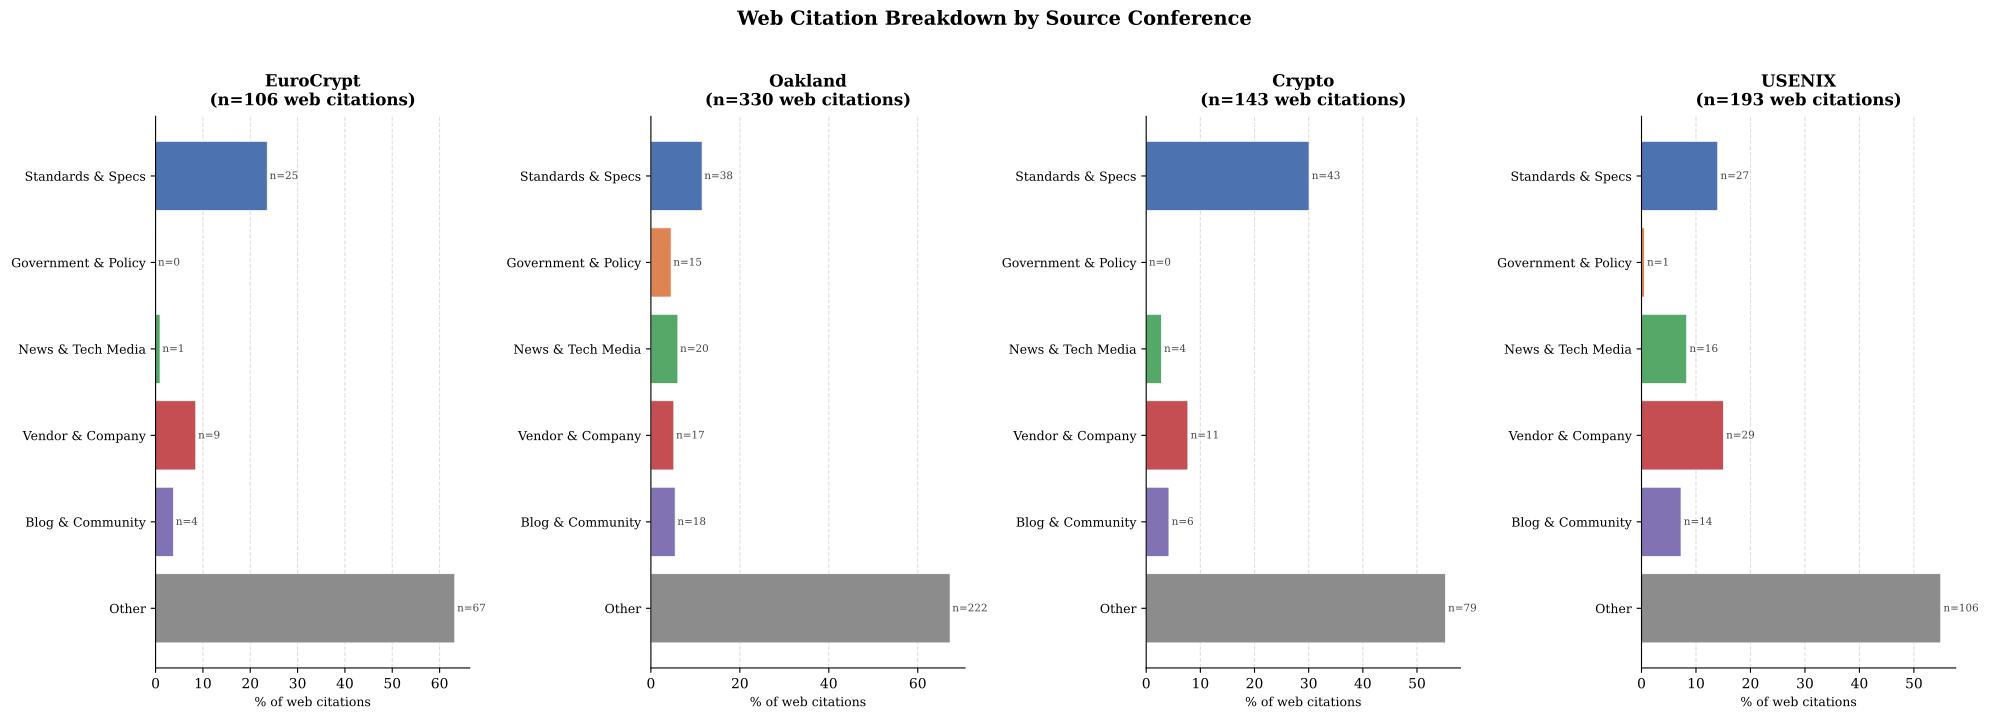

The Python source for this figure:
import csv
import io
import sys
from collections import Counter, defaultdict
from pathlib import Path
import matplotlib.pyplot as plt
import matplotlib.backends.backend_pdf as pdf_backend

# ----------------------------
# Configuration
# ----------------------------

INPUT_FILES = {
    "EuroCrypt": "EuroCrypt_citations_matched.csv",
    "Oakland":   "Oakland_citations_matched.csv",
    "Crypto":    "Crypto_citations_matched.csv",
    "USENIX":    "USENIX_citations_matched.csv",
}

# Keyword lists matched against lowercased raw_reference.
# Order matters: first match wins.
CATEGORIES = {
    "Standards & Specs": [
        "rfc ", "rfc-", "rfc:", " rfc ",
        "ietf", "internet-draft", "datatracker",
        "request for comments", "rfc-editor",
        "w3c", "iso/", "fips",
        "csrc.nist.gov", "nist.gov",
        "whitepaper", "white paper",
        "docs.zkproof", "specification",
    ],
    "Government & Policy": [
        "white house", "executive order",
        "department of", "ministry of",
        "u.s. government", "us government",
        "congress", "house of representatives", "senate",
        "federal register",
        "government accountability office", " gao",
        " doj", "department of justice",
        " dhs", "department of homeland security",
        " cisa", " nsa", " cia",
        "icrc.org",
        "commission", "regulation",
    ],
    "News & Tech Media": [
        "reuters", "bbc", "guardian", "new york times", "nytimes.com",
        "washington post", "wsj", "wall street journal",
        "bloomberg", "financial times", "ft.com",
        "cnn", "fox news", "npr",
        "associated press", "ap news", "politico", "axios",
        "the verge", "wired.com", "arstechnica.com", "ars technica",
        "techcrunch", "engadget", "vice", "forbes",
    ],
    "Vendor & Company": [
        "aws.amazon", "docs.aws", "amazon.com",
        "cloud.google", "google cloud",
        "azure.microsoft", "microsoft.com",
        "apple.com",
        "signal.org",
        "noiseprotocol.org",
        "zoom.us",
        "bridgefy",
        "sagemath",
    ],
    "Blog & Community": [
        "medium.com", "substack",
        "twitter.com",
        "github.io", "sites.google.com",
        "bitcointalk.org",
        "hackmd.io",
        "web.archive.org", "archive.today",
        "keccak.team",
        "blog.",
        ".blog",
        " blog",
    ],
}

ALL_CATEGORIES = list(CATEGORIES.keys()) + ["Other"]

CATEGORY_COLORS = {
    "Standards & Specs":   "#4C72B0",
    "Government & Policy": "#DD8452",
    "News & Tech Media":   "#55A868",
    "Vendor & Company":    "#C44E52",
    "Blog & Community":    "#8172B3",
    "Other":               "#8C8C8C",
}

AWARENESS_COLORS = {
    "1": "#4C72B0",
    "2": "#DD8452",
    "3": "#55A868",
    "4": "#C44E52",
}

plt.rcParams.update({
    "font.size": 10,
    "axes.titlesize": 12,
    "axes.labelsize": 10,
    "font.family": "serif",
    "pdf.fonttype": 42,
    "ps.fonttype": 42,
})

# ----------------------------
# Classification
# ----------------------------

def classify_web_ref(raw_reference: str) -> str:
    c = raw_reference.lower()
    for category, keywords in CATEGORIES.items():
        if any(kw in c for kw in keywords):
            return category
    return "Other"

# ----------------------------
# Data loading
# ----------------------------

def read_csv(path: str) -> list[dict]:
    raw = Path(path).read_bytes().replace(b"\x00", b"")
    text = raw.decode("utf-8", errors="replace")
    return list(csv.DictReader(io.StringIO(text), escapechar="\\"))


def load_web_counts(filepath: str) -> Counter:
    counts = Counter()
    for r in read_csv(filepath):
        if r.get("venue_matched") == "web":
            counts[classify_web_ref(r.get("raw_reference", ""))] += 1
    return counts


def load_web_by_awareness(filepath: str) -> dict:
    counts = defaultdict(Counter)
    for r in read_csv(filepath):
        if r.get("venue_matched") != "web":
            continue
        level = r.get("app_awareness", "").strip()
        if level not in ("1", "2", "3", "4"):
            continue
        counts[level][classify_web_ref(r.get("raw_reference", ""))] += 1
    return counts

# ----------------------------
# Plot helpers
# ----------------------------

def plot_web_bars(ax, counts: Counter, title: str):
    values = [counts.get(cat, 0) for cat in ALL_CATEGORIES]
    total = sum(values) or 1
    pcts = [100 * v / total for v in values]
    colors = [CATEGORY_COLORS[cat] for cat in ALL_CATEGORIES]

    bars = ax.barh(range(len(ALL_CATEGORIES)), pcts,
                   color=colors, edgecolor='white', linewidth=0.5)
    ax.set_yticks(range(len(ALL_CATEGORIES)))
    ax.set_yticklabels(ALL_CATEGORIES, fontsize=9)
    ax.invert_yaxis()
    ax.set_xlabel("% of web citations", fontsize=9)
    ax.set_title(title, fontsize=12, fontweight='bold', pad=8)
    ax.spines['top'].set_visible(False)
    ax.spines['right'].set_visible(False)
    ax.xaxis.grid(True, linestyle='--', alpha=0.4)
    ax.set_axisbelow(True)

    for bar, val in zip(bars, values):
        ax.text(bar.get_width() + 0.5,
                bar.get_y() + bar.get_height() / 2,
                f"n={val}", va='center', fontsize=7.5, color='#444444')


def make_awareness_page(pdf, source_venue: str, counts_by_level: dict):
    levels = ["1", "2", "3", "4"]
    fig, axes = plt.subplots(2, 2, figsize=(14, 10))
    axes = axes.flatten()

    fig.suptitle(
        f"{source_venue} — Web Citation Breakdown by Application Awareness Level",
        fontsize=13, fontweight='bold', y=1.01,
    )

    for ax, level in zip(axes, levels):
        counter = counts_by_level.get(level, Counter())
        total = sum(counter.values())

        if total == 0:
            ax.text(0.5, 0.5, f"No web citations for level {level}",
                    ha='center', va='center', transform=ax.transAxes)
            ax.set_title(f"Level {level}", fontsize=11)
            continue

        values = [counter.get(cat, 0) for cat in ALL_CATEGORIES]
        pcts = [100 * v / total for v in values]
        colors = [CATEGORY_COLORS[cat] for cat in ALL_CATEGORIES]

        bars = ax.barh(range(len(ALL_CATEGORIES)), pcts,
                       color=colors, alpha=0.85,
                       edgecolor='white', linewidth=0.5)
        ax.set_yticks(range(len(ALL_CATEGORIES)))
        ax.set_yticklabels(ALL_CATEGORIES, fontsize=8)
        ax.invert_yaxis()
        ax.set_xlabel("% of web citations", fontsize=9)
        ax.set_title(f"Level {level}  (n={total} web citations)",
                     fontsize=11, fontweight='bold',
                     color=AWARENESS_COLORS[level])
        ax.spines['top'].set_visible(False)
        ax.spines['right'].set_visible(False)
        ax.xaxis.grid(True, linestyle='--', alpha=0.4)
        ax.set_axisbelow(True)

        for bar, val in zip(bars, values):
            ax.text(bar.get_width() + 0.5,
                    bar.get_y() + bar.get_height() / 2,
                    f"n={val}", va='center', fontsize=7, color='#444444')

    plt.tight_layout()
    pdf.savefig(fig, bbox_inches='tight')
    plt.close(fig)

# ----------------------------
# Main
# ----------------------------

def main():
    output_pdf = "web_venue_breakdown.pdf"

    all_counts = {}
    all_by_awareness = {}

    for source_venue, filepath in INPUT_FILES.items():
        print(f"Loading {source_venue}...")
        try:
            all_counts[source_venue] = load_web_counts(filepath)
            all_by_awareness[source_venue] = load_web_by_awareness(filepath)
            total = sum(all_counts[source_venue].values())
            print(f"  {total} web citations")
        except FileNotFoundError:
            print(f"  WARNING: {filepath} not found, skipping.")

    if not all_counts:
        print("No data loaded.")
        sys.exit(1)

    with pdf_backend.PdfPages(output_pdf) as pdf:

        # Page 1: one panel per source conference
        n = len(all_counts)
        fig, axes = plt.subplots(1, n, figsize=(5 * n, 7))
        if n == 1:
            axes = [axes]

        for ax, (source_venue, counts) in zip(axes, all_counts.items()):
            total = sum(counts.values())
            plot_web_bars(ax, counts, f"{source_venue}\n(n={total} web citations)")

        fig.suptitle("Web Citation Breakdown by Source Conference",
                     fontsize=14, fontweight='bold', y=1.02)
        plt.tight_layout()
        pdf.savefig(fig, bbox_inches='tight')
        plt.close(fig)

        # Page 2: combined across all conferences
        combined = Counter()
        for counts in all_counts.values():
            combined.update(counts)

        fig, ax = plt.subplots(figsize=(8, 5))
        plot_web_bars(ax, combined,
                      f"All Conferences Combined (n={sum(combined.values())} web citations)")
        plt.tight_layout()
        pdf.savefig(fig, bbox_inches='tight')
        plt.close(fig)

        # Pages 3–6: per-conference breakdown by awareness level
        for source_venue, counts_by_level in all_by_awareness.items():
            print(f"Plotting awareness breakdown for {source_venue}...")
            make_awareness_page(pdf, source_venue, counts_by_level)

        # Final page: all conferences combined by awareness level
        combined_by_level = defaultdict(Counter)
        for counts_by_level in all_by_awareness.values():
            for level, counter in counts_by_level.items():
                combined_by_level[level].update(counter)
        make_awareness_page(pdf, "All Conferences", combined_by_level)

    print(f"\nSaved to {output_pdf}")


if __name__ == "__main__":
    main()
